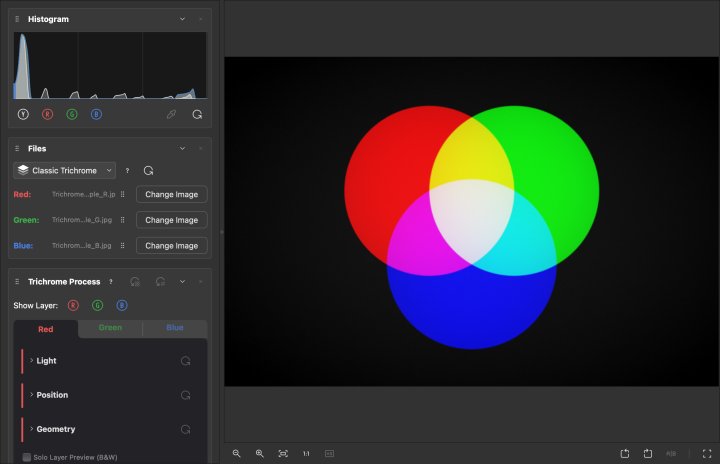
#> input picture resources/quick_tour_light_mode.png, 720 x 464 px; its folder holds only this picture in this run
$ python -i imaging.py   (imports and definitions only)
#> lines starting #> are read from the running program, lines starting #| are printed output that depends on the picture
"""Low level image processing: loading, geometric warp, tonal correction, compositing."""
from __future__ import annotations

import os
from datetime import datetime
from typing import Optional

import numpy as np
import cv2
import rawpy
from PIL import Image

# The resolution every live edit (sliders, curves, crop, alignment) actually
# recomposes at - main_window.py's recompute_preview() only ever reads
# layer.image_preview/normal_layer.image_preview, never the full-res source (HQ
# Preview is the separate, idle-triggered pass that does go higher). This value
# trades off directly against live responsiveness, not just sharpness. **Tried
# and reverted**: raising it to 1920 measured at ~120ms -> ~220ms for a single
# synthetic compose_trichrome pass, and live slider/curve dragging felt
# noticeably less snappy in the built app - reverted back to 1400 the same day.
# Don't raise this again without first addressing the live-recompute cost
# itself (the HQ Preview idle-pass mechanism below is the sharpness fix that
# doesn't cost live responsiveness).
MAX_PREVIEW_DIM = 1400

_EXIF_DATETIME_ORIGINAL = 36867
_EXIF_DATETIME = 306

# Extensions load_grayscale/load_color decode via plain PIL.
RASTER_EXTENSIONS = (".png", ".jpg", ".jpeg", ".tif", ".tiff", ".bmp")

# Extensions load_grayscale/load_color hand to rawpy (LibRaw) instead of
# PIL. Not exhaustive of everything LibRaw can open - just the common
# formats worth recognizing by extension; .raf (Fuji) is listed first
# since the X-T3 is the one camera actually confirmed working with this
# app's Scan tool so far.
RAW_EXTENSIONS = (
    ".raf",
    ".cr2", ".cr3",
    ".nef", ".nrw",
    ".arw", ".srf", ".sr2",
    ".dng",
    ".orf",
    ".rw2",
    ".pef",
    ".raw",
)

# Every extension load_grayscale/load_color can actually open - the one
# shared source of truth for every file picker / drag-and-drop filter /
# batch-import filename matcher in the app, instead of each keeping its
# own separately-typed-out copy (which is how RAW support ended up scoped
# to only the Scan tool at first - nothing else recognized these
# extensions at all). A plain tuple, not a set, so it also works directly
# with str.endswith(), which several call sites already rely on.
IMPORTABLE_EXTENSIONS = RASTER_EXTENSIONS + RAW_EXTENSIONS


def is_raw_path(path: str) -> bool:
    """True if ``path``'s extension is one load_grayscale/load_color will
    decode via rawpy/LibRaw instead of PIL."""
    return os.path.splitext(path)[1].lower() in RAW_EXTENSIONS


# [45 lines left out: functions qt_image_name_filter_patterns, _load_raw_rgb_uint16, extract_capture_date, not called in this run]


_CHANNEL_INDEX = {"R": 0, "G": 1, "B": 2}


def load_grayscale(path: str, channel: Optional[str] = None) -> np.ndarray:
    """Load an image file as float32 grayscale in [0, 1], any bit depth.

    With ``channel`` left as None (the normal path - real photos shot B&W
    through a color filter), a color source is flattened to standard
    luminance, same as a genuinely single-channel source always is.

    With ``channel`` set to "R"/"G"/"B" (Harris Shutter Effect mode - the 3
    "channels" are actually 3 different color photos), a color source
    instead contributes only that one real channel, letting each slot carry
    that photo's actual red/green/blue data instead of its luminance. A
    source that's already single-channel has no channels to pick from
    either way, so it's used as-is regardless of ``channel``.
    """
#> called with path = '../resources/quick_tour_light_mode.png'
    if is_raw_path(path):
        arr = _load_raw_rgb_uint16(path)
    else:
        pil_img = Image.open(path)
#> pil_img is the input picture: PIL image 720x464 RGB; mean R, G, B 46.1, 46, 46.4
        pil_img = _apply_exif_orientation(pil_img)
        is_single_channel = pil_img.mode in ("L", "I", "I;16", "F")
#> is_single_channel = False
        if not is_single_channel:
            pil_img = pil_img.convert("RGB") if channel else pil_img.convert("L")
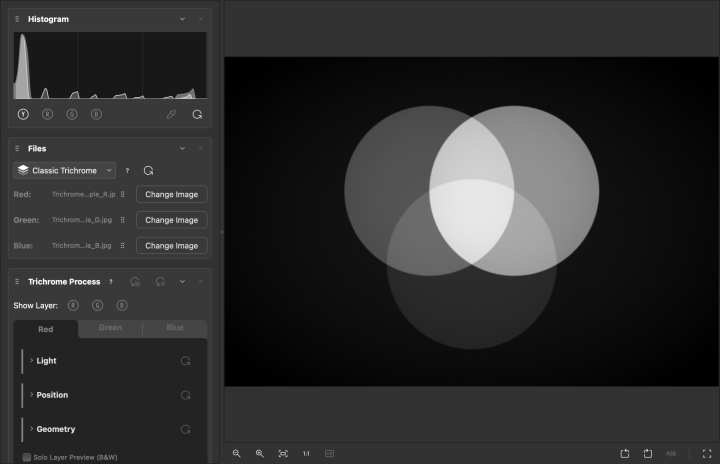
#> pil_img: PIL image 720x464 L; min 0, max 255, mean 46.1
        arr = np.asarray(pil_img)

    if arr.dtype == np.uint8:
        arr = arr.astype(np.float32) / 255.0
    elif arr.dtype == np.uint16:
        arr = arr.astype(np.float32) / 65535.0
    elif arr.dtype in (np.int32, np.int64):
        # PIL "I" mode (32 bit int) - normalize using observed max
        max_val = float(arr.max()) or 1.0
        arr = arr.astype(np.float32) / max_val
    else:
        arr = arr.astype(np.float32)
        if arr.max() > 1.0:
            arr = arr / arr.max()

    if arr.ndim == 3:
        arr = arr[..., _CHANNEL_INDEX[channel]] if channel else cv2.cvtColor(arr, cv2.COLOR_RGB2GRAY)

    return np.clip(arr, 0.0, 1.0)


# [24 lines left out: function load_color, not called in this run]


def _apply_exif_orientation(pil_img: Image.Image) -> Image.Image:
    try:
        from PIL import ImageOps
        return ImageOps.exif_transpose(pil_img)
    except Exception:
        return pil_img


# [61 lines left out: functions make_preview, build_similarity_matrix, decompose_similarity_matrix, compose_affine, not called in this run]


# Tunable "feel" constants for apply_lens_correction's 3 warp components -
# how strong an effect the slider's [-1, 1] range actually produces. Chosen
# empirically for a fine-correction tool (matching real small lens/tripod-
# tilt errors), not a dramatic creative-distortion one; revisit if the built
# app's own feel needs adjusting.
_DISTORTION_STRENGTH = 0.6
_PERSPECTIVE_STRENGTH = 0.6
_ANAMORPHIC_STRENGTH = 0.5


# [50 lines left out: functions _lens_correction_source_coords, lens_correction_forward_point, not called in this run]


def _guide_is_vertical(line, width: int, height: int) -> bool:
    (u0, v0), (u1, v1) = line
    return abs((v1 - v0) * height) >= abs((u1 - u0) * width)


# [187 lines left out: functions _golden_minimize, solve_guided_perspective, frame_point_to_display, display_point_to_frame, apply_lens_correction, not called in this run]


# How far one "Stretch on Canvas" pin's influence reaches, as a fraction of
# the *reference canvas*'s own [0, 1] normalized space (both axes treated
# the same way apply_lens_correction's own radial term already does, i.e.
# not corrected for a non-square aspect ratio - same "good enough, one
# coherent formula" tradeoff). Tunable "feel" constant, same convention as
# _DISTORTION_STRENGTH/_PERSPECTIVE_STRENGTH/_ANAMORPHIC_STRENGTH above.
_STRETCH_FALLOFF_RADIUS = 0.35


# [87 lines left out: functions _stretch_falloff, apply_stretch_warp, warp_stretch_point, warp_to_canvas, not called in this run]


def apply_invert(image: np.ndarray, invert: bool) -> np.ndarray:
    """Invert tones for a raw negative scan, before the tone curve is applied."""
    return (1.0 - image) if invert else image


# [78 lines left out: functions apply_film_base_correction, apply_zone_adjustment, apply_tone_curve, not called in this run]


def compose_rgb(r: np.ndarray, g: np.ndarray, b: np.ndarray) -> np.ndarray:
    return np.stack([r, g, b], axis=-1).astype(np.float32)


# [44 lines left out: functions apply_white_balance, solve_white_balance, not called in this run]


_IDENTITY_CURVE = ((0.0, 0.0), (1.0, 1.0))


# [70 lines left out: function evaluate_curve_lut, not called in this run]


def _is_identity_curve(points) -> bool:
    return len(points) == 2 and tuple(points[0]) == _IDENTITY_CURVE[0] and tuple(points[1]) == _IDENTITY_CURVE[1]


# [33 lines left out: functions apply_curve, apply_curves, not called in this run]


# Input levels of the live-preview curve tables: fine enough that a steep
# curve doesn't posterize the 8-bit result.
_CURVE_PREVIEW_LEVELS = 4096


# [20 lines left out: functions curves_preview_luts, curves_preview_index, not called in this run]


def apply_curves_preview(index: np.ndarray, luts: np.ndarray) -> np.ndarray:
    """curves_preview_index's indices mapped through the tables, as uint8 RGB."""
    return luts.reshape(-1).take(index)


# Input levels of preview_tone_index: finer than the curve tables, since a
# strong exposure or gamma stretches the shadows more than a curve does.
_TONE_PREVIEW_LEVELS = 16384


# [77 lines left out: functions preview_tone_index, preview_render, not called in this run]


_LUMA_WEIGHTS = (0.299, 0.587, 0.114)


# [295 lines left out: functions apply_black_white, apply_global_correction_before_curves, apply_saturation, apply_global_correction, compute_channel_histograms, warp_channels and 9 more, not called in this run]


def to_uint8(image: np.ndarray) -> np.ndarray:
    return np.clip(np.round(image * 255.0), 0, 255).astype(np.uint8)


def to_uint16(image: np.ndarray) -> np.ndarray:
    return np.clip(np.round(image * 65535.0), 0, 65535).astype(np.uint16)


# [8 lines left out: function save_image, not called in this run]

>>> result = load_grayscale('../resources/quick_tour_light_mode.png')
